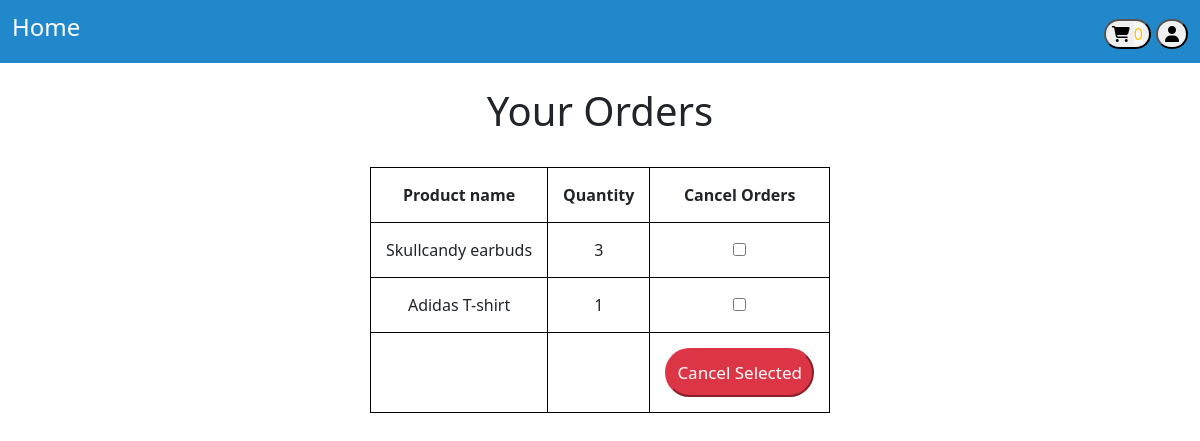
Screenshot of /orders.php (signed in) with the database file from the repository.
### tables this page shows
CREATE TABLE `orders` (
  `id` int(11) NOT NULL,
  `time` datetime NOT NULL DEFAULT current_timestamp(),
  `user_name` varchar(25) DEFAULT NULL,
  `product_name` varchar(255) DEFAULT NULL,
  `qty` int(11) DEFAULT NULL
);

### orders.php (the view, shortened to what this page needs)
<!DOCTYPE html>
<html lang="en">
<head>
<link href="https://cdn.jsdelivr.net/npm/bootstrap@5.1.3/dist/css/bootstrap.min.css" rel="stylesheet">
<link rel="stylesheet" href="order.css">
</head>
<body>
<?php
require_once("header.php");
?>
<br>
<h1 style="text-align:center">Your Orders</h1><br>
<?php
$db= new mysqli('localhost','root','','cart');
$sql="SELECT * FROM orders WHERE user_name='$_COOKIE[username]'";
$result=$db->query($sql);
if($result){
    echo " <table  style='margin-top:9%;padding:5px;margin:auto;'>
            <tr>
                <th>Product name</th>
                <th>Quantity</th>
                <th>Cancel Orders</th>
            </tr> ";
    echo "<form action='cancel.php' method='post'>";
    while( $row = $result->fetch_assoc()){
        echo "<tr>
                    <td>$row[product_name]</td>
                    <td>$row[qty]</td>
                    <td><input type='checkbox' name='cancel[]' value='$row[id]'></td>
               </tr>";
    }
    echo "<tr><td></td><td></td><td><button class='btn-danger butn' type='submit'>Cancel Selected</button>
    </form></td></tr>
    </table>";
}
else{
    echo "Error:".$sql." ".$db->error;
}
?>
</body>
</html>

### order.css (style rules this page uses)
::placeholder { font-size:17px; }
input:valid { background-color: none; }

### orders.php (style rules this page uses)
table ,tr,th,td { padding:15px; border: 1px solid black; text-align:center; }
.butn { padding:10px; color:white; font-size:17px; border-radius: 30px; }

### rows the page displays
orders: product_name "Skullcandy earbuds", qty "3"
orders: product_name "Adidas T-shirt", qty "1"
